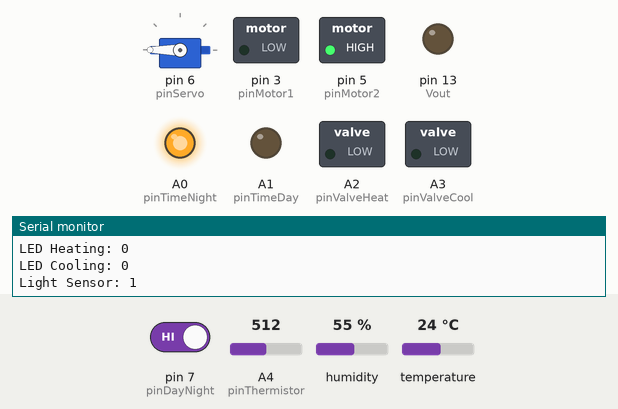
Bench run of a sketch on a simulated Arduino Uno, built with avr-gcc and run on an emulated ATmega328P. Parts: servo, switched loads named in the sketch (green lamp = pin HIGH), output pins drawn as LEDs (lit = HIGH), the last lines printed to the serial monitor. The inputs (shaded band) are chosen by the test bench; at power-on: pin 7 (pinDayNight) HIGH, temperature 24 °C, A4 (pinThermistor) = 512, humidity 55 %.

Above: at 4.0 s.
4.1 s: pin 7 (pinDayNight) driven LOW
At 7.7 s:
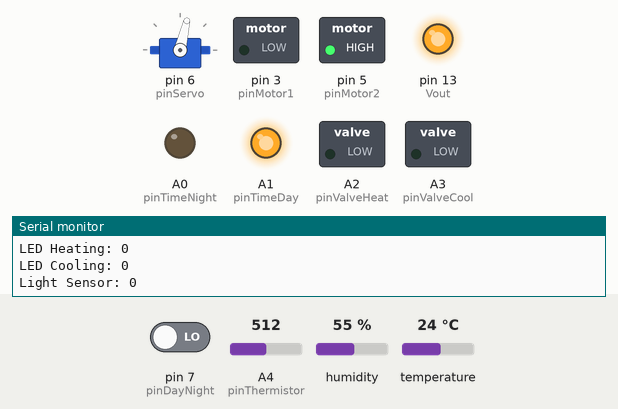
8.0 s: temperature set to 12 °C
At 11.0 s:
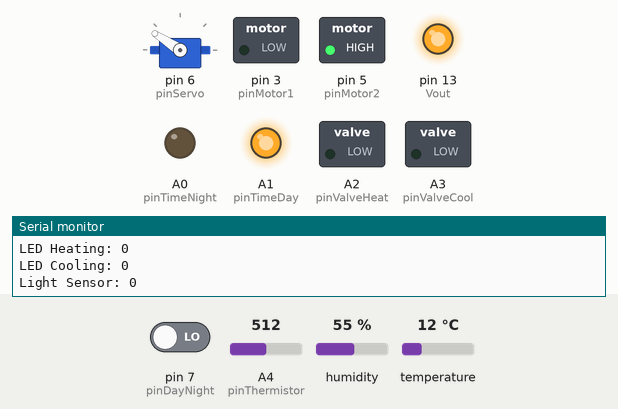
11.3 s: A4 (pinThermistor) set to 538
At 14.3 s:
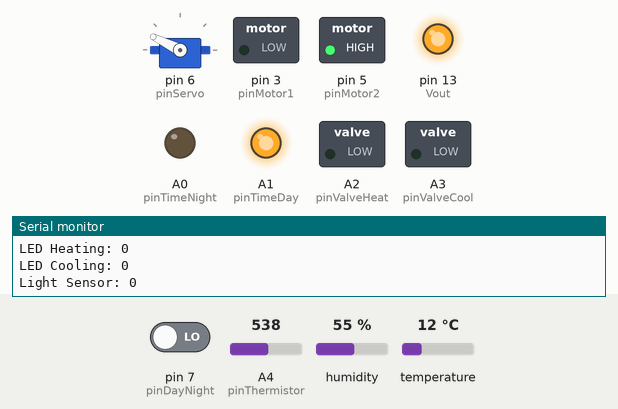
14.6 s: A4 (pinThermistor) set to 561
At 17.6 s:
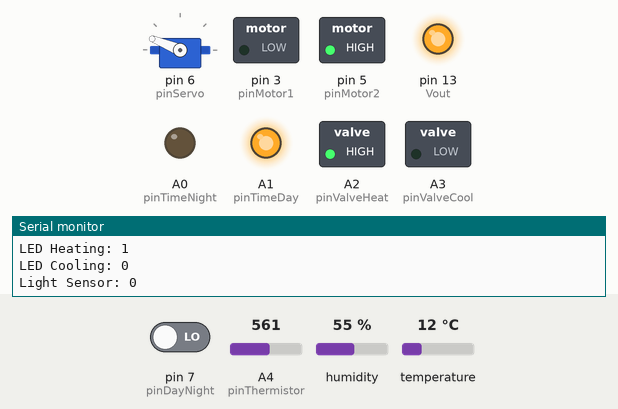
17.9 s: temperature set to 28 °C
At 20.9 s:
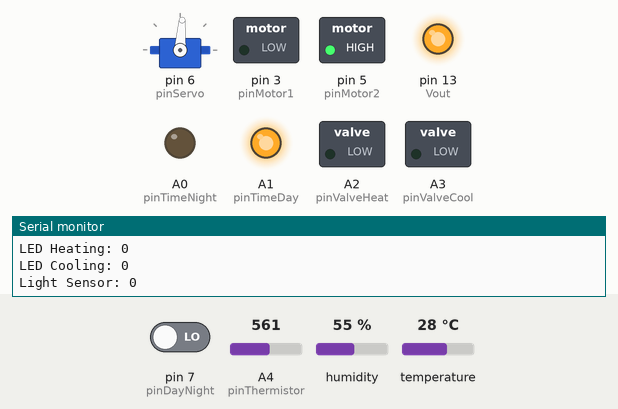
21.2 s: temperature set to 41 °C
At 24.2 s:
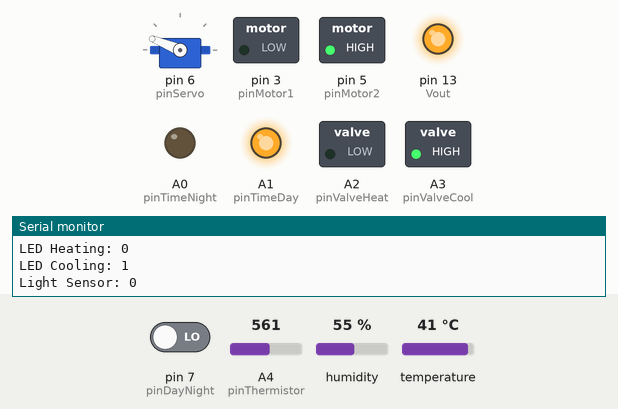
Timing chart, 0 to 25.5 s (numbered marks = the images above; inputs shaded):
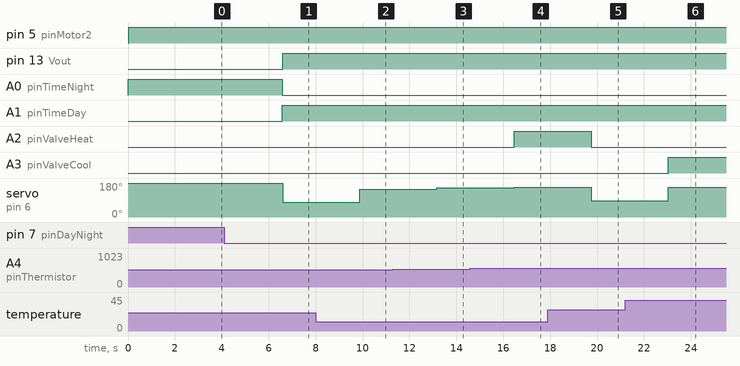

Measured:
- the behaviour switches between 550 and 551 on A4 (pinThermistor) (found by bisection; images 3 and 4)
- after the input at 4.1 s, pin 13 (Vout), A1 (pinTimeDay): LOW → HIGH after 2.5 s; A0 (pinTimeNight): HIGH → LOW after 2.5 s; servo on pin 6 (pinServo): 180° → 77° after 2.5 s
- after the input at 8.0 s, servo on pin 6 (pinServo): 77° → 147° after 1.9 s
- after the input at 11.3 s, servo on pin 6 (pinServo): 147° → 154° after 1.9 s
- after the input at 14.6 s, A2 (pinValveHeat): LOW → HIGH after 1.9 s; servo on pin 6 (pinServo): 154° → 158° after 1.9 s
- after the input at 17.9 s, A2 (pinValveHeat): HIGH → LOW after 1.8 s; servo on pin 6 (pinServo): 158° → 86° after 1.9 s
- after the input at 21.2 s, A3 (pinValveCool): LOW → HIGH after 1.8 s; servo on pin 6 (pinServo): 86° → 158° after 1.8 s

The sketch:

hvac_control.ino
```cpp
#include <Servo.h>
#include <dht.h>
dht DHT;
#define DHT11_PIN A5

//Pin Definitions
  int pinTimeDay=A1;
  int pinTimeNight=A0;
  int pinValveHeat=A2;
  int pinValveCool=A3;
  int pinMotor1=3;
  int pinMotor2=5;
  int pinThermistor = A4;
  int Vout=13;
  int pinServo = 6;
  int pinDayNight=7;

//Variable Definitions
  int timeDay=0;
  int timeNight=0;
  int valveHeat=0;
  int valveCool=0;
  int motorSpeed=0;
  int motorPercent=0;
  int Vo;
  float Toa;
  int Hoa;
  float R1 = 10000;
  float logR2, R2, Tia;
  float c1 = 1.009249522e-03, c2 = 2.378405444e-04, c3 = 2.019202697e-07;
  int pos = 0;
  float OAdampPos;
  float RAdampPos;
  Servo myOAdamper;
  int Tsp=70;
  float Tra;
  float Tdiff;


void setup(){
  Serial.begin(9600);
  pinMode(pinTimeDay,OUTPUT);
  pinMode(pinTimeNight,OUTPUT);
  pinMode(pinValveHeat,OUTPUT);
  pinMode(pinValveCool,OUTPUT);
  pinMode(pinMotor1,OUTPUT);
  pinMode(pinMotor2,OUTPUT);
  pinMode(Vout,OUTPUT);
  pinMode(pinDayNight,INPUT);
  myOAdamper.attach(pinServo);
}

void loop(){

//Day and Night System Schedule
  int DayNight = digitalRead(pinDayNight);
  if (DayNight == 0){
    digitalWrite(pinTimeNight,LOW);
    digitalWrite(pinTimeDay,HIGH);
  }
  else{
    motorPercent=0;
    OAdampPos = 0;
    digitalWrite(pinTimeNight,HIGH);
    digitalWrite(pinTimeDay,LOW);
    digitalWrite(pinValveCool,LOW);
    digitalWrite(pinValveHeat,LOW);
    Tra = Tia+10;   //adding 10F to simulate return air temp in summer
    Tdiff = Toa - Tra;
   }

//INDOOR AIR TEMPERATURE
  Vo = analogRead(pinThermistor);
  R2 = R1 * (1023.0 / (float)Vo - 1.0);
  logR2 = log(R2);
  Tia = (1.0 / (c1 + c2*logR2 + c3*logR2*logR2*logR2));
  Tia = Tia - 273.15;
  Tia = (Tia * 9.0)/ 5.0 + 32.0;

//OUTDOOR AIR TEMPERATURE
  int chk = DHT.read11(DHT11_PIN);
  Toa=DHT.temperature*1.8+32; //temp in F
  Hoa=DHT.humidity;


//CONTROL LOGIC
  if (DayNight == 0){

    motorPercent=60;
    Tra = Tia+10;   //adding 10F to simulate return air temp in summer
    Tdiff = Toa - Tra;

    if (-10 <= Tdiff && Tdiff < 0){
      OAdampPos = 100;
    }

    if (-40 <= Tdiff && Tdiff < -10) {
      OAdampPos = 100*1.71*(exp(0.0536*Tdiff));
    }

    if (Tdiff < -40) {
      OAdampPos = 20;
      digitalWrite(pinValveHeat,HIGH);
    }
      else{
        digitalWrite(pinValveHeat,LOW);
      }

    if (0 <= Tdiff) {
      OAdampPos = 20;
      digitalWrite(pinValveCool,HIGH);
    }
      else{
        digitalWrite(pinValveCool,LOW);
      }
  }

//SUPPLY FAN MOTOR CONTROL

  motorSpeed = motorPercent*(255./100.);  //converstion for 0-255 to 0-100
  analogWrite(Vout,motorSpeed);
  digitalWrite(pinMotor1,LOW);  //change Low/high outputs to change direction of fan
  digitalWrite(pinMotor2,HIGH);

//OUTSIDE AIR DAMPER
  /*Test: Happy range is 70 to 180 degrees
  Serial.println("Servo position?");
  while (Serial.available()==0) {}
  pos = Serial.parseInt();
  myPointer.write(pos);*/

  pos=-(110./100.)*OAdampPos+180.; //conversion for 70-180 deg to 0-100%
  myOAdamper.write(pos);

//RETURN AIR DAMPER

RAdampPos= 100 - OAdampPos;

//PRINT STATEMENTS
  Serial.println("****CURRENT READINGS****");
  Serial.println("Temperatures");
  Serial.print("OAT: ");
  Serial.print(Toa);
  Serial.println(" F");

  Serial.print("IAT: ");
  Serial.print(Tia);
  Serial.println(" F");

  Serial.print("RAT: ");
  Serial.print(Tra);
  Serial.println(" F");

  Serial.print("MAT: ");
  float MAT = Tra - (OAdampPos/100)*(Tra-Toa); //From OA%=(RAT-MAT)/(RAT-OAT)
  Serial.print(MAT);
  Serial.println(" F");

  Serial.print("Tdiff (OAT-RAT): ");
  Serial.print(Tdiff);
  Serial.println(" F");
  Serial.println(" ");

  Serial.println("Damper Positions");
  Serial.print("Outside Air: ");
  Serial.print(OAdampPos);
  Serial.println("%");

  Serial.print("Return Air: ");
  Serial.print(RAdampPos);
  Serial.println("%");
  Serial.println(" ");

  Serial.println("Motor Condition");
  Serial.print("Percent: ");
  Serial.println(motorPercent);
  Serial.println(" ");

  Serial.println("Equipment Status");
  Serial.print("LED Day: ");
  int PTD = digitalRead(pinTimeDay);
  Serial.print(PTD);
  Serial.println(" ");

  Serial.print("LED Night: ");
  int PTN = digitalRead(pinTimeNight);
  Serial.print(PTN);
  Serial.println(" ");

  Serial.print("LED Heating: ");
  int PVH = digitalRead(pinValveHeat);
  Serial.print(PVH);
  Serial.println(" ");

  Serial.print("LED Cooling: ");
  int PVC = digitalRead(pinValveCool);
  Serial.print(PVC);
  Serial.println(" ");

  Serial.print("Light Sensor: ");
  int PDN = digitalRead(pinDayNight);
  Serial.print(PDN);
  Serial.println(" ");

  delay(3000);

}
```
